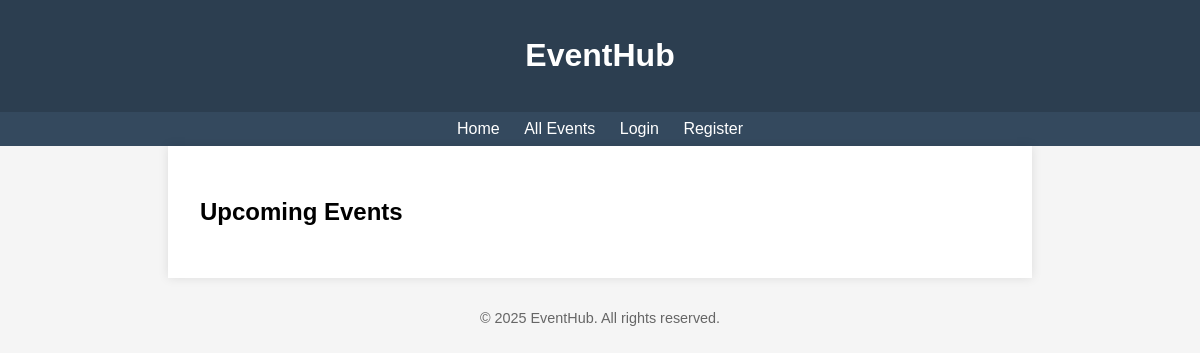
Page /events/ on the earlier database version.
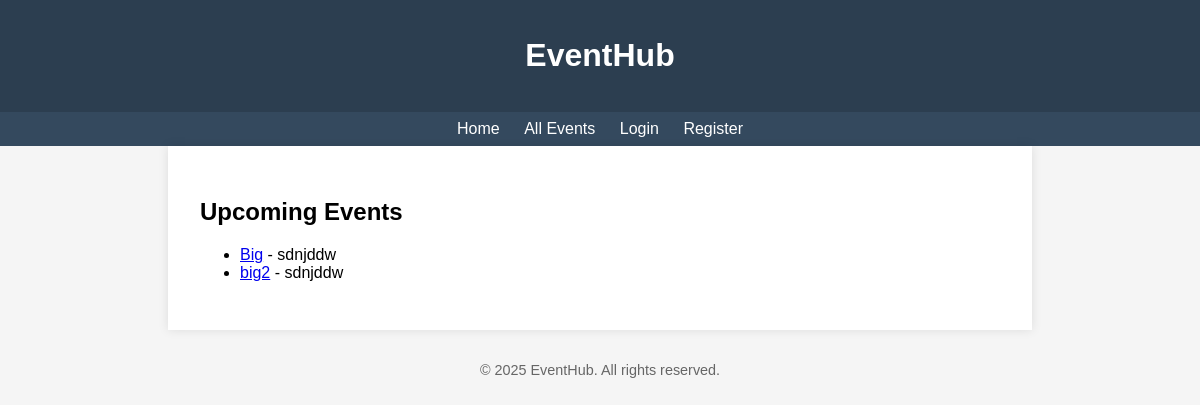
Same page on the later database version.
### event/models.py (models this page shows, shortened)
class Event(models.Model):
    title = models.CharField(max_length=200)
    description = models.TextField()
    location = models.CharField(max_length=200)
    start_time = models.DateTimeField()
    end_time = models.DateTimeField()
    created_by = models.ForeignKey(User, on_delete=models.CASCADE)

### event/views.py (the view)
# urls.py: path('events/', EventListView.as_view(), name='event-list'),
class EventListView(View):
    def get(self, request):
        events = Event.objects.all().order_by('start_time')
        return render(request, 'events/event_list.html', {'events': events})

### templates/events/event_list.html (shortened to what this page needs)
{% extends 'base.html' %}
{% block content %}
<h2>Upcoming Events</h2>
<ul>
    {% for event in events %}
    <li>
        <a href="/events/{{ event.id }}/">{{ event.title }}</a> - {{ event.location }}
    </li>
    {% endfor %}
</ul>
{% endblock %}

Differences in the rows shown:
added Event: title "Big", location "sdnjddw"
added Event: title "big2", location "sdnjddw"
